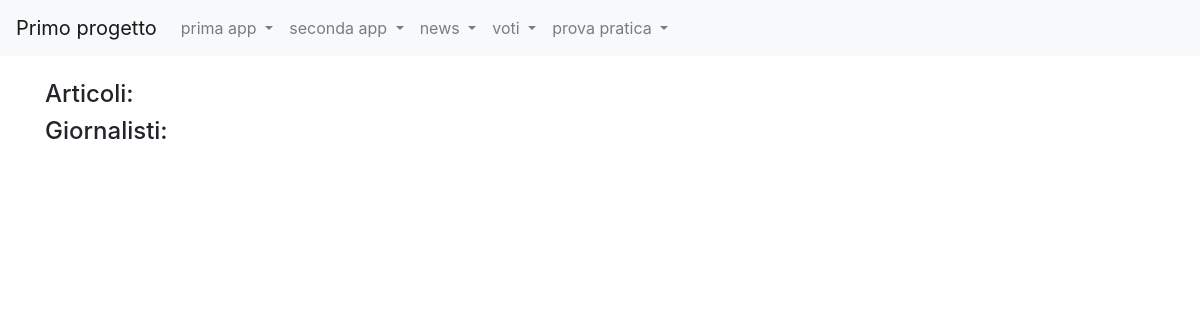
The app's page /news/homepageNews, older data.
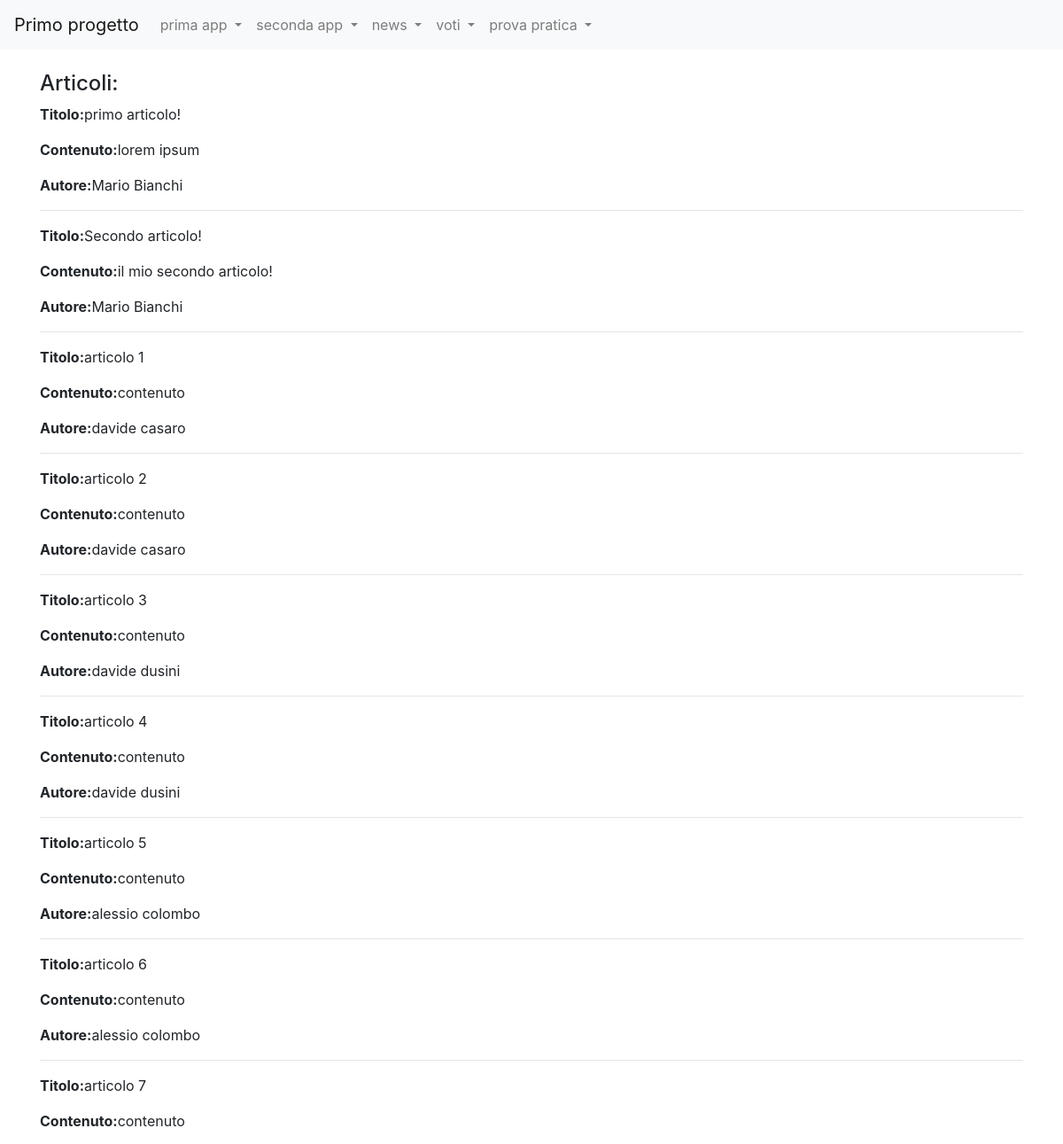
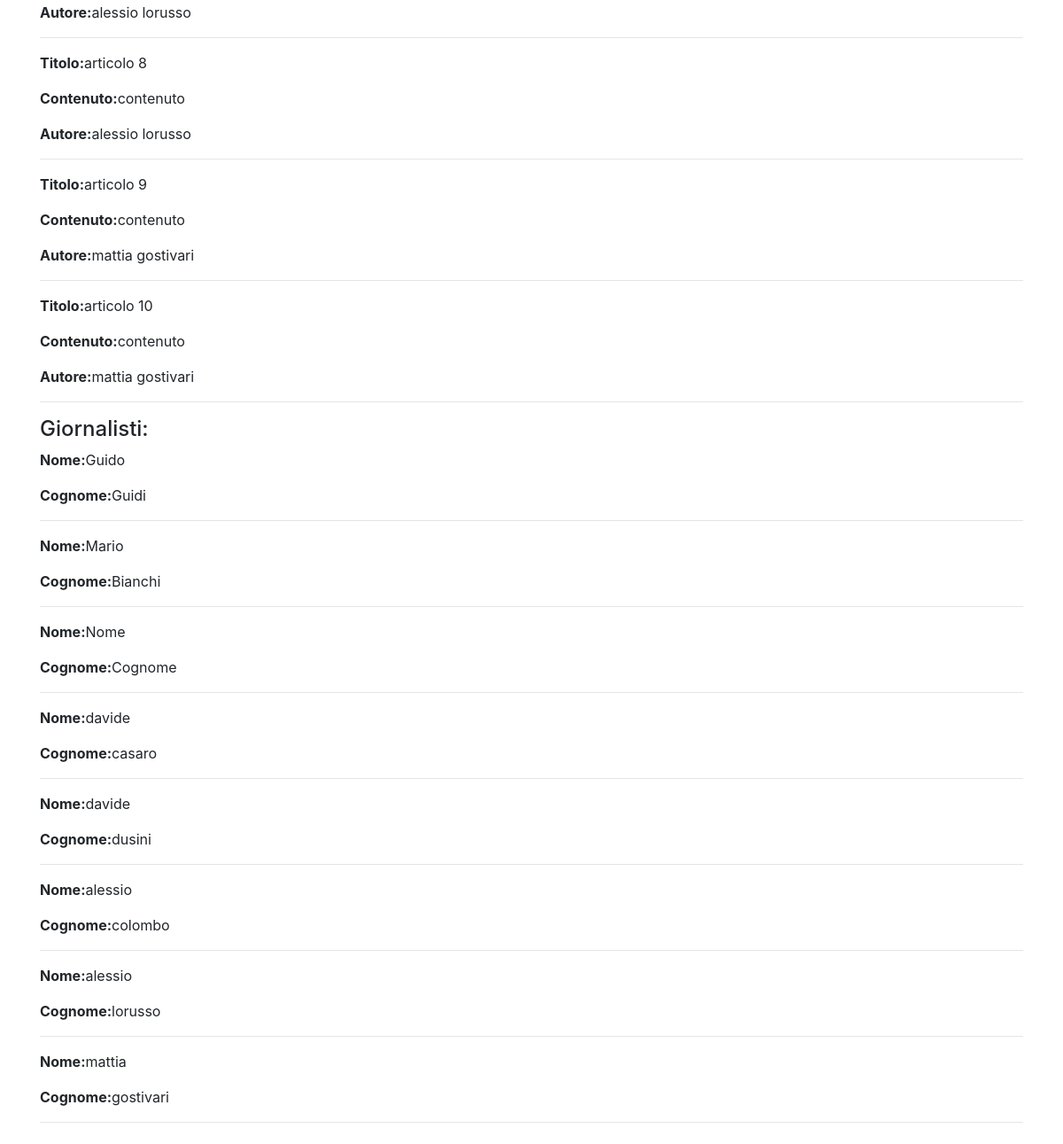
The same page, newer data (2 pictures, top to bottom).
### news/models.py (models this page shows)
class Articolo(models.Model):
    titolo=models.CharField(max_length=100)
    contenuto=models.TextField()
    giornalista=models.ForeignKey(Giornalista, on_delete=models.CASCADE, related_name="articoli")
    data=models.DateField(auto_now=True,blank=True)
    visualizzazioni=models.IntegerField(default=0,blank=True)
    def __str__(self):
        return self.titolo
    class Meta:
        verbose_name="Articolo"
        verbose_name_plural="Articoli"

class Giornalista(models.Model):
    nome=models.CharField(max_length=20)
    cognome=models.CharField(max_length=20)
    anno_di_nascita=models.DateField(blank=True)
    def __str__(self):
        return self.nome+" "+self.cognome
    class Meta:
        verbose_name="Giornalista"
        verbose_name_plural="Giornalisti"

### news/views.py (the view)
# urls.py: path('homepageNews',home,name="homepageNews"),
def home(request):
    articoli=Articolo.objects.all()
    giornalisti=Giornalista.objects.all()
    context={"articoli": articoli, "giornalisti": giornalisti}
    print(context)
    return render(request,"homepageNews.html",context)

### news/templates/homepageNews.html (shortened to what this page needs)
{%extends 'base.html'%}
{%block content%}
<h4>Articoli:</h4>
    {% for articolo in articoli %}
        <p><strong>Titolo:</strong>{{ articolo.titolo }}</p>
        <p><strong>Contenuto:</strong>{{ articolo.contenuto }}</p>
        <p><strong>Autore:</strong>{{ articolo.giornalista }}</p>
        <hr>
    {% endfor %}
<h4>Giornalisti:</h4>
    {% for giornalista in giornalisti %}
        <p><strong>Nome:</strong>{{ giornalista.nome }}</p>
        <p><strong>Cognome:</strong>{{ giornalista.cognome }}</p>
        <hr>
    {% endfor %}
{%endblock content%}

Row changes from the older to the newer data that the page shows:
added Articolo: titolo "primo articolo!", contenuto "lorem ipsum", giornalista "Mario Bianchi"
added Articolo: titolo "Secondo articolo!", contenuto "il mio secondo articolo!", giornalista "Mario Bianchi"
added Articolo: titolo "articolo 1", contenuto "contenuto", giornalista "davide casaro"
added Articolo: titolo "articolo 2", contenuto "contenuto", giornalista "davide casaro"
added Articolo: titolo "articolo 3", contenuto "contenuto", giornalista "davide dusini"
added Articolo: titolo "articolo 4", contenuto "contenuto", giornalista "davide dusini"
added Articolo: titolo "articolo 5", contenuto "contenuto", giornalista "alessio colombo"
added Articolo: titolo "articolo 6", contenuto "contenuto", giornalista "alessio colombo"
added Articolo: titolo "articolo 7", contenuto "contenuto", giornalista "alessio lorusso"
added Articolo: titolo "articolo 8", contenuto "contenuto", giornalista "alessio lorusso"
added Articolo: titolo "articolo 9", contenuto "contenuto", giornalista "mattia gostivari"
added Articolo: titolo "articolo 10", contenuto "contenuto", giornalista "mattia gostivari"
added Giornalista: nome "Guido", cognome "Guidi"
added Giornalista: nome "Mario", cognome "Bianchi"
added Giornalista: nome "Nome", cognome "Cognome"
added Giornalista: nome "davide", cognome "casaro"
added Giornalista: nome "davide", cognome "dusini"
added Giornalista: nome "alessio", cognome "colombo"
added Giornalista: nome "alessio", cognome "lorusso"
added Giornalista: nome "mattia", cognome "gostivari"
